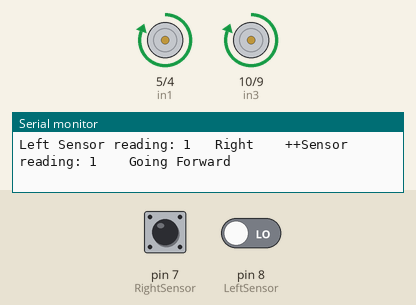
Bench run of a sketch on a simulated Arduino Uno, built with avr-gcc and run on an emulated ATmega328P. Parts: motor-driver pin pairs drawn as motors (green arrow = first pin HIGH = forward, orange = second pin HIGH = backward, longer = more drive, scaled by the enable pin), the last lines printed to the serial monitor. The inputs (shaded band) are chosen by the test bench; at power-on: pin 7 (RightSensor) LOW, pin 8 (LeftSensor) LOW.

Above: at 2.2 s.
2.3 s: pin 7 (RightSensor) driven HIGH
At 2.8 s:
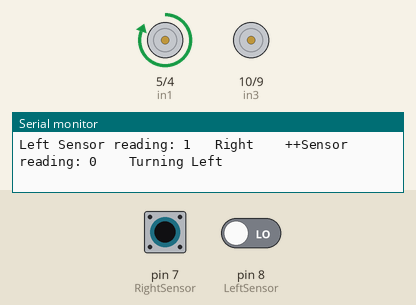
3.9 s: pin 8 (LeftSensor) driven HIGH
At 4.4 s:
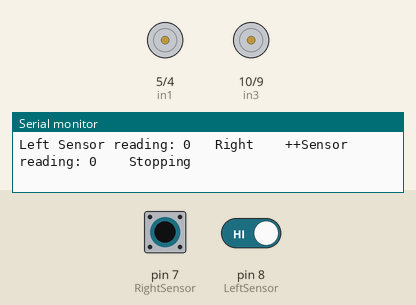
5.8 s: pin 7 (RightSensor) driven LOW
At 6.7 s:
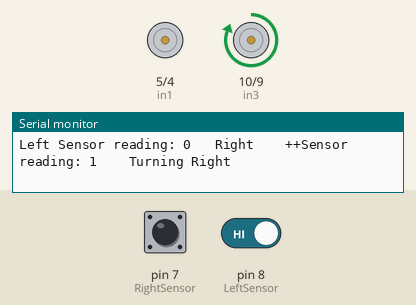
7.4 s: pin 8 (LeftSensor) driven LOW
At 8.2 s:
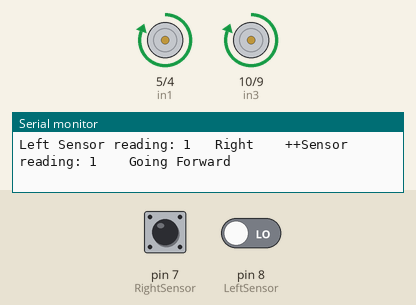
10.4 s: pin 7 (RightSensor) pulsed HIGH 2 times (0.12 s each, 0.3 s apart)
At 10.57 s:
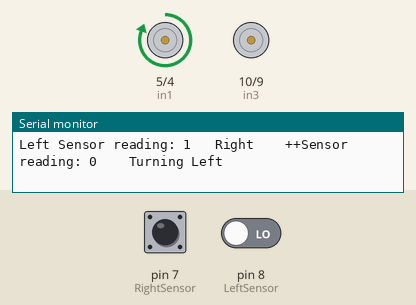
14.0 s: pin 7 (RightSensor) driven HIGH and pin 8 (LeftSensor) driven HIGH
At 14.8 s:
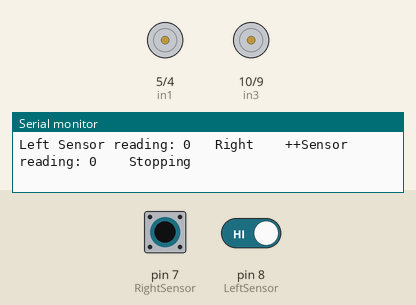
Timing chart, 0 to 17.0 s (numbered marks = the images above; inputs shaded):
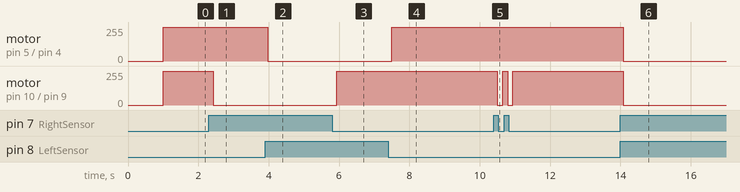

The sketch:

FullRobot.ino
```cpp
//Defines the pin for the Speed of the right motor
#define enA 3

//Defines the pin for the Right Motor Forward
#define in1 5

//Defines the pin for the Right Motor Backward
#define in2 4

//Defines the pin for the Left Motor Forward
#define in3 10

//Defines the pin for the Left Motor Backward
#define in4 9

//Defines the pin for the Speed of the left motor
#define enB 11

//Defines the pin for the ir sensor Right
#define RightSensor 7

//Defines the pin for the ir sensor Left
#define LeftSensor 8

// All code inside of this method will run once at the beginning
void setup(){

    Serial.begin (9600) ;

    // This line sets the corresponding pin to either output or input depending on what its supposed to be
    pinMode(RightSensor, INPUT);

    // This line sets the corresponding pin to either output or input depending on what its supposed to be
    pinMode(LeftSensor, INPUT);

    // This line sets the corresponding pin to either output or input depending on what its supposed to be
    pinMode(enA, OUTPUT);

    // This line sets the corresponding pin to either output or input depending on what its supposed to be
    pinMode(in1, OUTPUT);

    // This line sets the corresponding pin to either output or input depending on what its supposed to be
    pinMode(in2, OUTPUT);

    // This line sets the corresponding pin to either output or input depending on what its supposed to be
    pinMode(in3, OUTPUT);

    // This line sets the corresponding pin to either output or input depending on what its supposed to be
    pinMode(in4, OUTPUT);

    // This line sets the corresponding pin to either output or input depending on what its supposed to be
    pinMode(enB, OUTPUT);

    // as you can see, all of the sensor pins are input while the motor pins are output (lines 33 through 54)

    // This line turns on the motor pin that controls the speed, since it is a digital pin it can only turn on or off, thus on means the motor will be running at 100% power
    digitalWrite(enA, HIGH);

    // This line turns on the motor pin that controls the speed, since it is a digital pin it can only turn on or off, thus on means the motor will be running at 100% power
    digitalWrite(enB, HIGH);

    // This line simply waits for one second so you have time to let go of the robot before it starts moving
    delay(1000);

}

// This next method loops infinitely after the setup method and only stops when you turn the robot off
// its goal is to decide the state that the robot is in and act accordingly
void loop(){

    // Each if statement in this method checks if a sensor detects a white line. If the the value of digitalRead(sensor) is 0 then it did not find the line

    bool sensingLeft = (digitalRead(LeftSensor) == 0);
    bool sensingRight = (digitalRead(RightSensor) == 0);
    Serial.print("Left Sensor reading: ");
    Serial.print(sensingLeft);
    Serial.print("   Right    ++Sensor reading: ");
    Serial.print(sensingRight);
    Serial.print("    ");

    if(sensingRight){

        if(sensingLeft){

            // This line only runs if both sensors detect something thus it means it reached its final destination and should stop
            Forward();
        }

        else{

            // This line only runs if only the right sensor detected anything thus it decides it is on the left side of the line and must turn right
            TurnRight();

        }
    }

    else{

        if(sensingLeft){
            // This line only runs if only the left sensor detected anything thus it decides it is on the right side of the line and must turn left
            TurnLeft();
        }
        else{
            // This line only runs if neither sensor detected anything thus it decides it must be on path and should continue to move forward/
            Stop();
        }
    }
}

// In order to move forward both motors have to move forward
void Forward(){
    Serial.println("Going Forward");
    //Right Motor forward Pin
    digitalWrite(in1, HIGH);

    //Right Motor backward Pin eeeeeeeeeeeeeeeeeeeeeeeeeeeeeeeeeeeeeeeeeeeeeeeeeeeeeeeeeeeeeeeeeeeeeeeeeeeeeeeeeeeeeeeeeeeeeeeeeeeeeeeeeeeeeeeeeeeeeeeeeeeeeeeeeeeeeeeeeeeeeeeeeeeeeeeeeeeeeeeeeeeeeee
    digitalWrite(in2, LOW);

    //Left Motor backward Pin
    digitalWrite(in3, HIGH);

    //Left Motor forward Pin
    digitalWrite(in4, LOW);

}

// In order to turn right, the right motor must move backward and the left motor must move forward
void TurnRight(){
    Serial.println("Turning Right");
    //Right Motor forward Pin
    digitalWrite(in1, HIGH );

    //Right Motor backward Pin
    digitalWrite(in2, HIGH);

    //Left Motor backward Pin
    digitalWrite(in3, HIGH);

    //Left Motor forward Pin
    digitalWrite(in4, LOW);

}


// In order to turn left, the right motor must move forward and the left motor must move backward
void TurnLeft(){
    Serial.println("Turning Left");
    //Right Motor forward Pin
    digitalWrite(in1, HIGH);

    //Right Motor backward Pin
    digitalWrite(in2, LOW);

    //Left Motor backward Pin
    digitalWrite(in3, LOW);

    //Left Motor forward Pin
    digitalWrite(in4, LOW);

}

// In order to stop both motors must stop
void Stop(){
    Serial.println("Stopping");
    //Right Motor forward Pin
    digitalWrite(in1, LOW);

    //Right Motor backward Pin
    digitalWrite(in2, LOW);

    //Left Motor backward Pin
    digitalWrite(in3, LOW);

    //Left Motor forward Pin
    digitalWrite(in4, LOW);

}
```

Measured:
- after the input at 2.3 s, motor on pin 10 (in3) / pin 9 (in4): forward 255/255 → stopped after 0.13 s
- after the input at 3.9 s, motor on pin 5 (in1) / pin 4 (in2): forward 255/255 → stopped after 0.08 s
- after the input at 5.8 s, motor on pin 10 (in3) / pin 9 (in4): stopped → forward 255/255 after 0.13 s
- after the input at 7.4 s, motor on pin 5 (in1) / pin 4 (in2): stopped → forward 255/255 after 0.10 s
- after the input at 10.4 s, motor on pin 10 (in3) / pin 9 (in4): alternates forward 255/255 for 0.15 s and stopped for 0.15 s, 4 changes in all, then stays forward 255/255, starting after 0.10 s
- after the input at 14.0 s, motor on pin 5 (in1) / pin 4 (in2), motor on pin 10 (in3) / pin 9 (in4): forward 255/255 → stopped after 0.08 s
